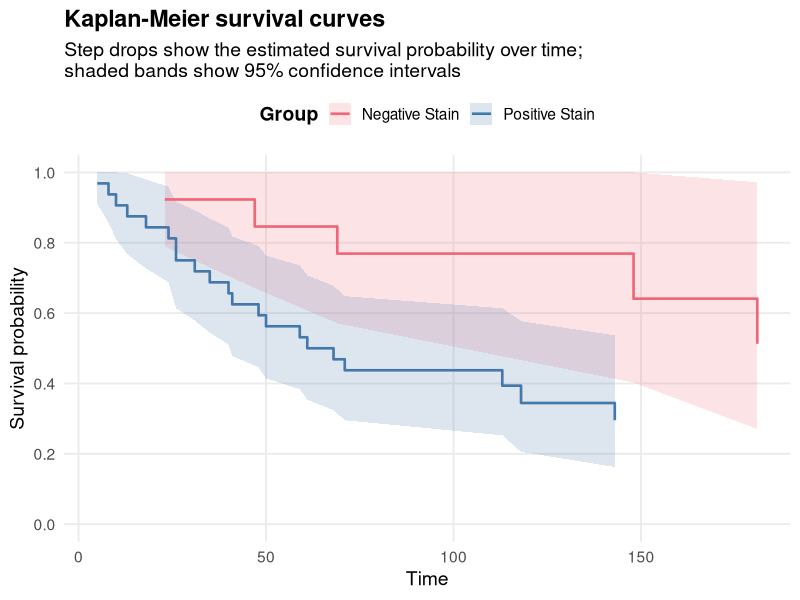
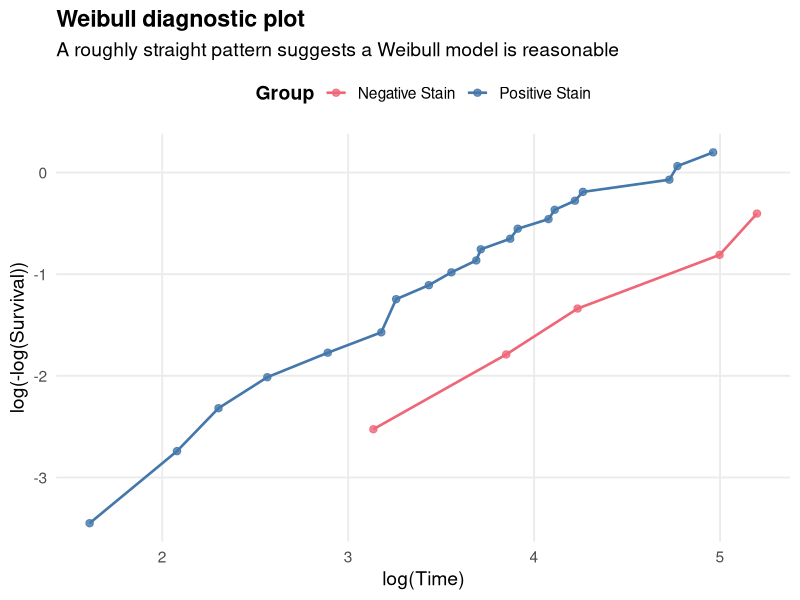
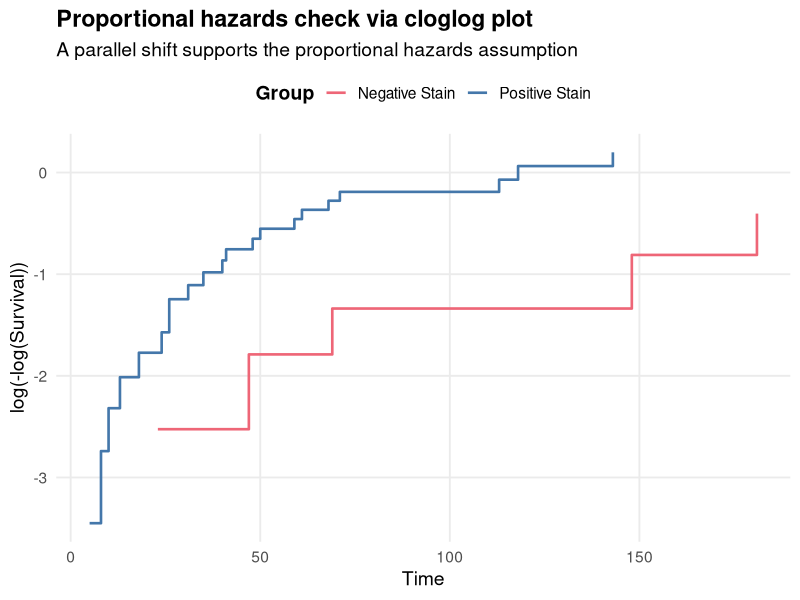

The R source for these figures, in order:
## ---- chunk 1
#| label: 11-survival-chunk-1 
library(conflicted)
library(dplyr)
library(ggplot2)
library(readr)
library(scales)
library(survival)

bcancer <- read_csv("data/survival.csv")

bcancer

tail(bcancer)
## ---- chunk 2
#| label: 11-survival-chunk-2
cancer_km <- survfit(Surv(time, status) ~ group, data = bcancer)

cancer_km

summary(cancer_km)
## ---- chunk 3
km_summary_tbl <- summary(cancer_km, data.frame = TRUE) |> as_tibble()
str(km_summary_tbl)
## ---- chunk 4
#| label: 11-survival-chunk-3

km_plot_data <- km_summary_tbl |>
    mutate(
        group = factor(
            strata,
            levels = c("group=N", "group=P"),
            labels = c("Negative Stain", "Positive Stain")
        )
    ) |>
    select(group, time, surv, lower, upper) |>
    arrange(group, time)

km_plot_data
## ---- chunk 5
#| label: 11-survival-chunk-3b

stain_colours <- c(
    "Negative Stain" = "#EE6677",
    "Positive Stain" = "#4477AA"
)

survival_theme <- theme_minimal(base_size = 14) +
    theme(
        legend.position = "top",
        legend.title = element_text(face = "bold"),
        plot.title = element_text(face = "bold"),
        panel.grid.minor = element_blank()
    )
## ---- chunk 6
#| label: 11-survival-chunk-4
ggplot(km_plot_data, aes(x = time, y = surv, colour = group)) +
    geom_ribbon(aes(ymin = lower, ymax = upper, fill = group), alpha = 0.18, colour = NA) +
    geom_step(linewidth = 0.9) +
    scale_colour_manual(values = stain_colours, name = "Group") +
    scale_fill_manual(values = stain_colours, name = "Group") +
    scale_y_continuous(
        limits = c(0, 1),
        breaks = seq(0, 1, 0.2)
    ) +
    labs(
        title = "Kaplan-Meier survival curves",
        subtitle = "Step drops show the estimated survival probability over time;\nshaded bands show 95% confidence intervals",
        x = "Time",
        y = "Survival probability",
        colour = NULL
    ) +
    survival_theme
## ---- chunk 7
#| label: 11-survival-chunk-5
weibull_plot_data <- km_plot_data |>
    dplyr::filter(time > 0, surv > 0) |>
    mutate(
        log_time = log(time),
        log_log_surv = log(-log(surv))
    )

ggplot(weibull_plot_data, aes(x = log_time, y = log_log_surv, colour = group)) +
    geom_point(size = 2.2, alpha = 0.8) +
    geom_line(linewidth = 0.9) +
    scale_colour_manual(values = stain_colours, name = "Group") +
    labs(
        title = "Weibull diagnostic plot",
        subtitle = "A roughly straight pattern suggests a Weibull model is reasonable",
        x = "log(Time)",
        y = "log(-log(Survival))",
        colour = NULL
    ) +
    survival_theme
## ---- chunk 8
#| label: 11-survival-chunk-6
cloglog_plot_data <- km_plot_data |>
    dplyr::filter(time > 0, surv > 0) |>
    mutate(cloglog = log(-log(surv)))

ggplot(cloglog_plot_data, aes(x = time, y = cloglog, colour = group)) +
    geom_step(linewidth = 0.9) +
    scale_colour_manual(values = stain_colours, name = "Group") +
    labs(
        title = "Proportional hazards check via cloglog plot",
        subtitle = "A parallel shift supports the proportional hazards assumption",
        x = "Time",
        y = "log(-log(Survival))",
        colour = NULL
    ) +
    survival_theme
## ---- chunk 9
#| label: 11-survival-chunk-7
cancer_exp <- survreg(
    Surv(time, status) ~ group,
    data = bcancer,
    dist = "exponential"
)

summary(cancer_exp)
## ---- chunk 10
#| label: 11-survival-chunk-8

exp_coefs <- coef(cancer_exp)
exp_coefs
exp_cov <- vcov(cancer_exp)
exp_cov

beta <- exp_coefs[2]
var_beta <- exp_cov[2, 2]

wald_stat <- beta / sqrt(var_beta)
2 * pnorm(-abs(wald_stat)) |> round(3)
## ---- chunk 11
#| label: 11-survival-chunk-9

exp_loglik <- cancer_exp$loglik
lr_stat <- -2 * (exp_loglik[1] - exp_loglik[2])
pchisq(q = lr_stat, df = 1, lower.tail = FALSE) |> round(3)
## ---- chunk 12
#| label: 11-survival-chunk-10
lambda_n <- exp(-exp_coefs[1])
lambda_p <- exp(-sum(exp_coefs))

lambda_n
lambda_p
## ---- chunk 13
#| label: 11-survival-chunk-11
bcancer |>
    group_by(group) |>
    summarise(rate = sum(status) / sum(time), .groups = "drop")
## ---- chunk 14
#| label: 11-survival-chunk-12

var_lambda <- (exp(-beta))^2 * var_beta

CI <- exp(-beta) + qnorm(0.975) * sqrt(var_lambda) * c(-1, 1)
CI |> round(3)
## ---- chunk 15
#| label: 11-survival-chunk-13
# Build CI on log scale, then exponentiate
exp(-(beta - qnorm(0.975) * sqrt(var_beta) * c(-1, 1))) |>
    round(3)
## ---- chunk 16
#| label: 11-survival-chunk-14
cancer_wbl <- survreg(
    Surv(time, status) ~ group,
    data = bcancer,
    dist = "weibull"
)

summary(cancer_wbl)
wbl_coef <- coef(cancer_wbl)
wbl_scale <- cancer_wbl$scale
wbl_cov <- vcov(cancer_wbl)

wbl_coef
wbl_scale
wbl_cov
## ---- chunk 17
#| label: 11-survival-chunk-15
lambda_n <- exp(-wbl_coef[1])
lambda_p <- exp(-sum(wbl_coef))

alpha <- 1 / wbl_scale

s_n_100 <- exp(-(lambda_n * 100)^alpha)
s_p_100 <- exp(-(lambda_p * 100)^alpha)

lambda_n
lambda_p
alpha
s_n_100
s_p_100
## ---- chunk 18
#| label: 11-survival-chunk-16
hazard_ratio <- (lambda_p / lambda_n)^alpha
hazard_ratio
## ---- chunk 19
#| label: 11-survival-chunk-17
wald_z <- log(wbl_scale) / sqrt(wbl_cov[3, 3])

# p-value for H0: log(scale) = 0, i.e., scale = 1, i.e., alpha = 1
2 * pnorm(-abs(wald_z))
## ---- chunk 20
#| label: 11-survival-chunk-18

wbl_loglik <- logLik(cancer_wbl)
wbl_loglik
lr_stat <- 2 * (wbl_loglik - exp_loglik[2])

pchisq(
    lr_stat,
    df = 1,
    lower.tail = FALSE
)
## ---- chunk 21
sessionInfo()
## ---- chunk 22
#| label: package-citations
#| results: asis
#| code-fold: true

packages <- c("conflicted", "dplyr", "ggplot2", "readr", "scales", "survival")
for (pkg in packages) {
    cit <- citation(pkg)

    # Check if multiple citations
    if (length(cit) > 1) {
        cat("- **", pkg, "**:\n", sep = "")
        for (i in seq_along(cit)) {
            cit_text <- format(cit[i], style = "text")
            cat("    - ", cit_text, "\n\n", sep = "")
        }
    } else {
        cit_text <- format(cit, style = "text")
        cat("- **", pkg, "**: ", cit_text, "\n\n", sep = "")
    }
}
